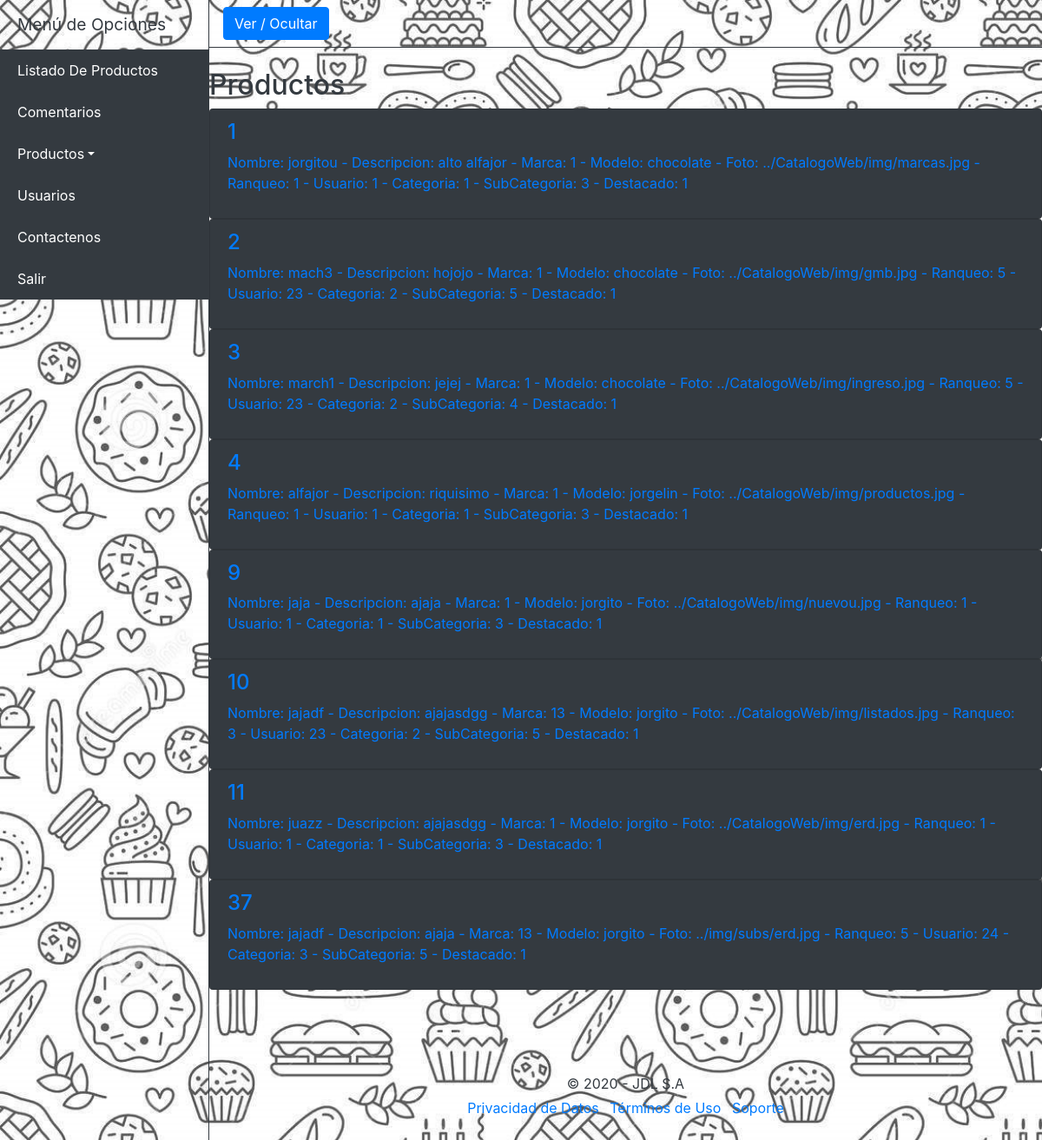
The app's page /productos/index.php with its own data.
### tables this page shows
CREATE TABLE `productos` (
  `id_producto` int(8) NOT NULL,
  `nombre_producto` varchar(50) DEFAULT NULL,
  `descripcion_producto` varchar(100) DEFAULT NULL,
  `marca_producto` int(8) DEFAULT NULL,
  `modelo_producto` varchar(50) DEFAULT NULL,
  `foto_producto` varchar(100) DEFAULT NULL,
  `ranqueo_producto` int(1) DEFAULT NULL,
  `usuario_producto` int(8) DEFAULT NULL,
  `categoria_producto` int(1) DEFAULT NULL,
  `subcategoria_producto` int(1) DEFAULT NULL,
  `destacado_producto` int(1) DEFAULT NULL,
  `activo_producto` int(1) DEFAULT NULL
);

### mlibs/bodyp.php (the view, shortened to what this page needs)
<div class="d-flex" id="wrapper">
  <div class="bg-black border-right border-dark " id="sidebar-wrapper">
    <div class="sidebar-heading bg-black text-dark">Menú de Opciones</div>
      <div class="list-group list-group-flush">
      <a href="../listados/" class="list-group-item list-group-item-action bg-dark text-white">Listado De Productos</a>
        <a href="../comentarios/" class="list-group-item list-group-item-action bg-dark text-white">Comentarios</a>
        <a href="#pageSubmenu" data-toggle="collapse" aria-expanded="false" class="list-group-item list-group-item-action dropdown-toggle bg-dark text-white">Productos</a>
        <a href="../usuarios/" class="list-group-item list-group-item-action bg-dark text-white">Usuarios</a>
        <a href="../contacto/" class="list-group-item list-group-item-action bg-dark text-white">Contactenos</a>
        <a href="../" class="list-group-item list-group-item-action bg-dark text-white">Salir</a>
      </div>
    </div>
  <div id="page-content-wrapper align-self-center" >
    <nav class="navbar navbar-expand-lg navbar-light bg-black border-bottom border-dark">
      <button class="btn btn-primary" id="menu-toggle">Ver / Ocultar</button>
    </nav>
    <div class="mt-4 align-self-center text-left">
      <div class="mt-4 text-dark">
        <h2 class="mt-4">Productos</h2>
      </div>
      <?php
      	$long = count($productos);
      	for($i=0; $i< $long; $i++){
      ?>
	    <div class="list-group">
        <a 	<?php echo "href=modifica.php?id_producto=".$productos[$i]['id_producto'];?>
			   	class="list-group-item bg-dark">
			  	<h4 class="list-group-item-heading"> <?php echo $productos[$i]['id_producto'] ."";?> </h4>
          <p class="list-group-item-text"><?php 	echo "Nombre: " . $productos[$i]['nombre_producto'] ." - Descripcion: ";
                            echo $productos[$i]['descripcion_producto'] ." - Marca: ";
                            echo $productos[$i]['marca_producto'] ." - Modelo: ";
                            echo $productos[$i]['modelo_producto'] ." - Foto: ";
                            echo $productos[$i]['foto_producto'] ." - Ranqueo: ";
                            echo $productos[$i]['ranqueo_producto'] ." - Usuario: ";
                            echo $productos[$i]['usuario_producto'] ." - Categoria: ";
                            echo $productos[$i]['categoria_producto'] ." - SubCategoria: ";
                            echo $productos[$i]['subcategoria_producto'] ." - Destacado: ";
                            echo $productos[$i]['destacado_producto'] ."";
                            ?>
          </p>
			  </a>
      </div>
	    <?php  } ?>
    </div>
    <?php
      include "footer.php"
    ?>
  </div>
</div>

### libs/css/simple-sidebar.css (style rules this page uses)
body { overflow-x: hidden; }
#sidebar-wrapper { min-height: 100vh; margin-left: -15rem; -webkit-transition: margin .25s ease-out; -moz-transition: margin .25s ease-out; -o-transition: margin .25s ease-out; transition: margin .25s ease-out; }
#sidebar-wrapper .sidebar-heading { padding: 0.875rem 1.25rem; font-size: 1.2rem; }
#sidebar-wrapper .list-group { width: 15rem; }
@media (min-width: 768px) { #sidebar-wrapper { margin-left: 0; } }

### records on screen
productos: id_producto "1", nombre_producto "jorgitou", descripcion_producto "alto alfajor", marca_producto "1", modelo_producto "chocolate", foto_producto "../CatalogoWeb/img/marcas.jpg", ranqueo_producto "1", usuario_producto "1", categoria_producto "1", subcategoria_producto "3", destacado_producto "1"
productos: id_producto "2", nombre_producto "mach3", descripcion_producto "hojojo", marca_producto "1", modelo_producto "chocolate", foto_producto "../CatalogoWeb/img/gmb.jpg", ranqueo_producto "5", usuario_producto "23", categoria_producto "2", subcategoria_producto "5", destacado_producto "1"
productos: id_producto "3", nombre_producto "march1", descripcion_producto "jejej", marca_producto "1", modelo_producto "chocolate", foto_producto "../CatalogoWeb/img/ingreso.jpg", ranqueo_producto "5", usuario_producto "23", categoria_producto "2", subcategoria_producto "4", destacado_producto "1"
productos: id_producto "4", nombre_producto "alfajor", descripcion_producto "riquisimo", marca_producto "1", modelo_producto "jorgelin", foto_producto "../CatalogoWeb/img/productos.jpg", ranqueo_producto "1", usuario_producto "1", categoria_producto "1", subcategoria_producto "3", destacado_producto "1"
productos: id_producto "9", nombre_producto "jaja", descripcion_producto "ajaja", marca_producto "1", modelo_producto "jorgito", foto_producto "../CatalogoWeb/img/nuevou.jpg", ranqueo_producto "1", usuario_producto "1", categoria_producto "1", subcategoria_producto "3", destacado_producto "1"
productos: id_producto "10", nombre_producto "jajadf", descripcion_producto "ajajasdgg", marca_producto "13", modelo_producto "jorgito", foto_producto "../CatalogoWeb/img/listados.jpg", ranqueo_producto "3", usuario_producto "23", categoria_producto "2", subcategoria_producto "5", destacado_producto "1"
productos: id_producto "11", nombre_producto "juazz", descripcion_producto "ajajasdgg", marca_producto "1", modelo_producto "jorgito", foto_producto "../CatalogoWeb/img/erd.jpg", ranqueo_producto "1", usuario_producto "1", categoria_producto "1", subcategoria_producto "3", destacado_producto "1"
productos: id_producto "37", nombre_producto "jajadf", descripcion_producto "ajaja", marca_producto "13", modelo_producto "jorgito", foto_producto "../img/subs/erd.jpg", ranqueo_producto "5", usuario_producto "24", categoria_producto "3", subcategoria_producto "5", destacado_producto "1"
